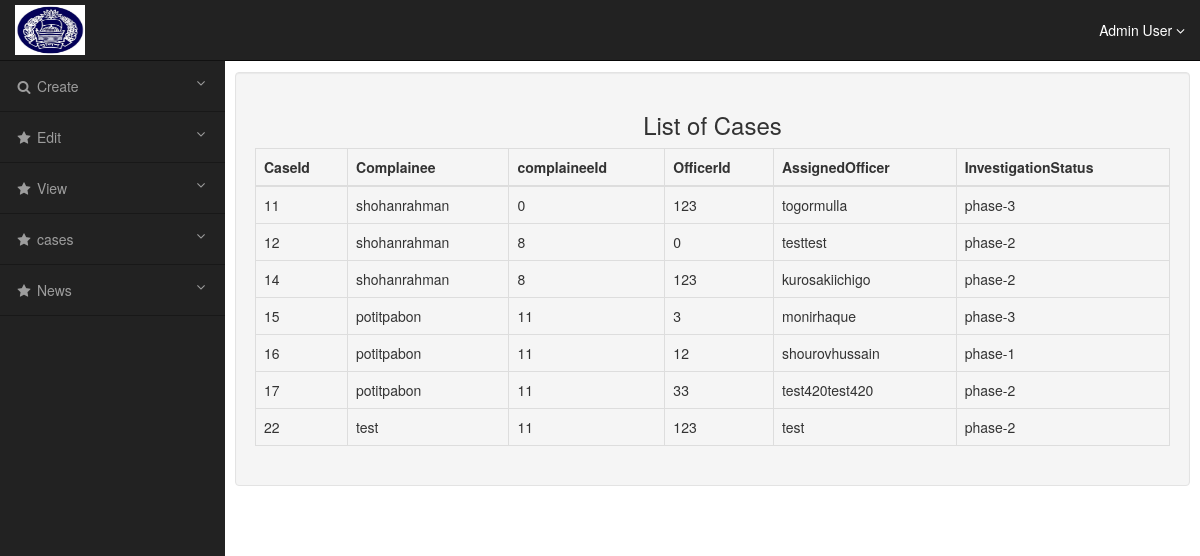
The page /admin/all_case.php (signed in) on the database its author committed.
### tables this page shows
CREATE TABLE `case_details` (
  `case_id` int(255) NOT NULL,
  `complainee` varchar(255) NOT NULL,
  `complainee_id` int(255) NOT NULL,
  `officer_id` int(255) NOT NULL,
  `assigned_officer` varchar(255) NOT NULL,
  `investigation_status` varchar(255) NOT NULL
);

### admin/all_case.php (the view, shortened to what this page needs)
<?php
if(isset($_SESSION['email'])){
?>
<!DOCTYPE html>
<html lang="en">
<head>
  <link rel="stylesheet" href="https://maxcdn.bootstrapcdn.com/bootstrap/3.3.7/css/bootstrap.min.css">
</head>
<body>
<div id="wrapper">
    <nav class="navbar navbar-inverse navbar-fixed-top" role="navigation">
        <div class="navbar-header">
            <a class="navbar-brand" href="https://www.police.gov.bd/">
                <img src="dmp.jpg" alt="BD POLICE" width = "70" height = "50">
            </a>
        </div>
        <ul class="nav navbar-right top-nav">
            <li class="dropdown">
                <a href="#" class="dropdown-toggle" data-toggle="dropdown">Admin User <b class="fa fa-angle-down"></b></a>
            </li>
        </ul>
        <div class="collapse navbar-collapse navbar-ex1-collapse">
            <ul class="nav navbar-nav side-nav">
                <li>
                    <a href="#" data-toggle="collapse" data-target="#submenu-1"><i class="fa fa-fw fa-search"></i> Create <i class="fa fa-fw fa-angle-down pull-right"></i></a>
                </li>
                <li>
                    <a href="#" data-toggle="collapse" data-target="#submenu-2"><i class="fa fa-fw fa-star"></i>  Edit <i class="fa fa-fw fa-angle-down pull-right"></i></a>
                </li>
                <li>
                    <a href="#" data-toggle="collapse" data-target="#submenu-3"><i class="fa fa-fw fa-star"></i>  View <i class="fa fa-fw fa-angle-down pull-right"></i></a>
                </li>
                 <li>
                    <a href="#" data-toggle="collapse" data-target="#submenu-4"><i class="fa fa-fw fa-star"></i>  cases <i class="fa fa-fw fa-angle-down pull-right"></i></a>
                </li>
                <li>
                    <a href="#" data-toggle="collapse" data-target="#submenu-5"><i class="fa fa-fw fa-star"></i>  News <i class="fa fa-fw fa-angle-down pull-right"></i></a>
                </li>
            </ul>
        </div>
    </nav>
    <div id="page-wrapper">
        <div class="container-fluid">
            <div class="row" id="main" >
                <div class="col-sm-12 col-md-12 well" id="content">
                   <h3 class = 'text-center'>List of Cases</h3>
                      <table class = "table table-bordered">
                      <thead>
                      <tr>
                      <th>CaseId</th>
                      <th>Complainee</th>
                      <th>complaineeId</th>
                      <th>OfficerId</th>
                      <th>AssignedOfficer</th>
                      <th>InvestigationStatus</th>
                      </tr>
                      </thead>
                      <tbody>
                      <?php
                   include 'mysql.php';
                   $sql = "select * from case_details";
                 $query = mysqli_query($con,$sql);
                 while($result = mysqli_fetch_Array($query)){
                     $id = $result['case_id'];
                     $complainee = $result['complainee'];
                     $complainee_id = $result['complainee_id'];
                     $officer_id = $result['officer_id'];
                     $assigned_officer = $result['assigned_officer'];
                     $status = $result['investigation_status'];
?>
                      <tr>
                      <td><?php echo $id; ?></td>
                      <td><?php echo $complainee; ?></td>
                      <td><?php echo $complainee_id; ?></td>
                      <td><?php echo $officer_id; ?></td>
                      <td><?php echo $assigned_officer; ?></td>
                      <td><?php echo $status; ?></td>
                      </tr>
                      <?php
                 }
?>
                      </tbody>
                      </table>
                </div>
            </div>
        </div>
    </div>
</div>
</body>
</html>
<?php
}
else{
    echo "<script> alert('login first') </script>";
    echo "<script>  window.location = 'admin_login.php' </script>";
}
?>

### admin/all_case.php (style rules this page uses)
@media (min-width:768px) { body { margin-top: 50px; } }
#wrapper { padding-left: 0; }
#page-wrapper { width: 100%; padding: 0; background-color: #fff; }
@media (min-width:768px) { #wrapper { padding-left: 225px; } }
@media (min-width:768px) { #page-wrapper { padding: 22px 10px; } }
.top-nav { padding: 0 15px; }
.top-nav>li { display: inline-block; float: left; }
.top-nav>li>a { padding-top: 20px; padding-bottom: 20px; line-height: 20px; color: #fff; }
@media (min-width:768px) { .side-nav { position: fixed; top: 60px; left: 225px; width: 225px; margin-left: -225px; border: none; border-radius: 0; border-top: 1px rgba(0,0,0,.5) solid; overflow-y: auto; background-color: #222; bottom: 0; overflow-x: hidden; padding-bottom: 40px; } }
@media (min-width:768px) { .side-nav>li>a { width: 225px; border-bottom: 1px rgba(0,0,0,.3) solid; } }
.navbar-brand { padding: 5px 15px; }

### rows shown on the page
case_details: case_id "11", complainee "shohanrahman", complainee "0", officer "123", assigned_officer "togormulla", investigation_status "phase-3"
case_details: case_id "12", complainee "shohanrahman", complainee "8", officer "0", assigned_officer "testtest", investigation_status "phase-2"
case_details: case_id "14", complainee "shohanrahman", complainee "8", officer "123", assigned_officer "kurosakiichigo", investigation_status "phase-2"
case_details: case_id "15", complainee "potitpabon", complainee "11", officer "3", assigned_officer "monirhaque", investigation_status "phase-3"
case_details: case_id "16", complainee "potitpabon", complainee "11", officer "12", assigned_officer "shourovhussain", investigation_status "phase-1"
case_details: case_id "17", complainee "potitpabon", complainee "11", officer "33", assigned_officer "test420test420", investigation_status "phase-2"
case_details: case_id "22", complainee "test", complainee "11", officer "123", assigned_officer "test", investigation_status "phase-2"
